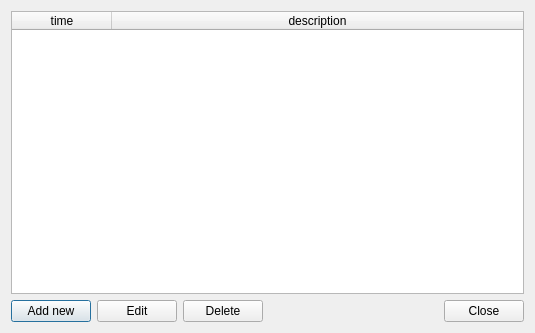
<?xml version="1.0" encoding="UTF-8"?>
<ui version="4.0">
 <class>SingleDay</class>
 <widget class="QDialog" name="SingleDay">
  <property name="geometry">
   <rect>
    <x>0</x>
    <y>0</y>
    <width>535</width>
    <height>333</height>
   </rect>
  </property>
  <property name="windowTitle">
   <string>Single Day Dialog</string>
  </property>
  <layout class="QVBoxLayout" name="verticalLayout">
   <item>
    <widget class="QTableWidget" name="TableWidget">
     <property name="editTriggers">
      <set>QAbstractItemView::NoEditTriggers</set>
     </property>
     <property name="selectionMode">
      <enum>QAbstractItemView::ExtendedSelection</enum>
     </property>
     <property name="selectionBehavior">
      <enum>QAbstractItemView::SelectRows</enum>
     </property>
     <property name="sortingEnabled">
      <bool>false</bool>
     </property>
     <attribute name="horizontalHeaderVisible">
      <bool>true</bool>
     </attribute>
     <attribute name="horizontalHeaderCascadingSectionResizes">
      <bool>true</bool>
     </attribute>
     <attribute name="horizontalHeaderHighlightSections">
      <bool>true</bool>
     </attribute>
     <attribute name="horizontalHeaderShowSortIndicator" stdset="0">
      <bool>false</bool>
     </attribute>
     <attribute name="horizontalHeaderStretchLastSection">
      <bool>true</bool>
     </attribute>
     <attribute name="verticalHeaderVisible">
      <bool>true</bool>
     </attribute>
     <attribute name="verticalHeaderCascadingSectionResizes">
      <bool>false</bool>
     </attribute>
     <attribute name="verticalHeaderHighlightSections">
      <bool>false</bool>
     </attribute>
     <attribute name="verticalHeaderShowSortIndicator" stdset="0">
      <bool>false</bool>
     </attribute>
     <attribute name="verticalHeaderStretchLastSection">
      <bool>false</bool>
     </attribute>
     <column>
      <property name="text">
       <string>time</string>
      </property>
     </column>
     <column>
      <property name="text">
       <string>description</string>
      </property>
     </column>
    </widget>
   </item>
   <item>
    <layout class="QHBoxLayout" name="horizontalLayout">
     <item>
      <widget class="QPushButton" name="AddNewButton">
       <property name="text">
        <string>Add new</string>
       </property>
      </widget>
     </item>
     <item>
      <widget class="QPushButton" name="editButton">
       <property name="text">
        <string>Edit</string>
       </property>
      </widget>
     </item>
     <item>
      <widget class="QPushButton" name="deleteButton">
       <property name="text">
        <string>Delete</string>
       </property>
      </widget>
     </item>
     <item>
      <spacer name="horizontalSpacer">
       <property name="orientation">
        <enum>Qt::Horizontal</enum>
       </property>
       <property name="sizeHint" stdset="0">
        <size>
         <width>40</width>
         <height>20</height>
        </size>
       </property>
      </spacer>
     </item>
     <item>
      <widget class="QPushButton" name="closeButton">
       <property name="text">
        <string>Close</string>
       </property>
      </widget>
     </item>
    </layout>
   </item>
  </layout>
 </widget>
 <resources/>
 <connections/>
</ui>
